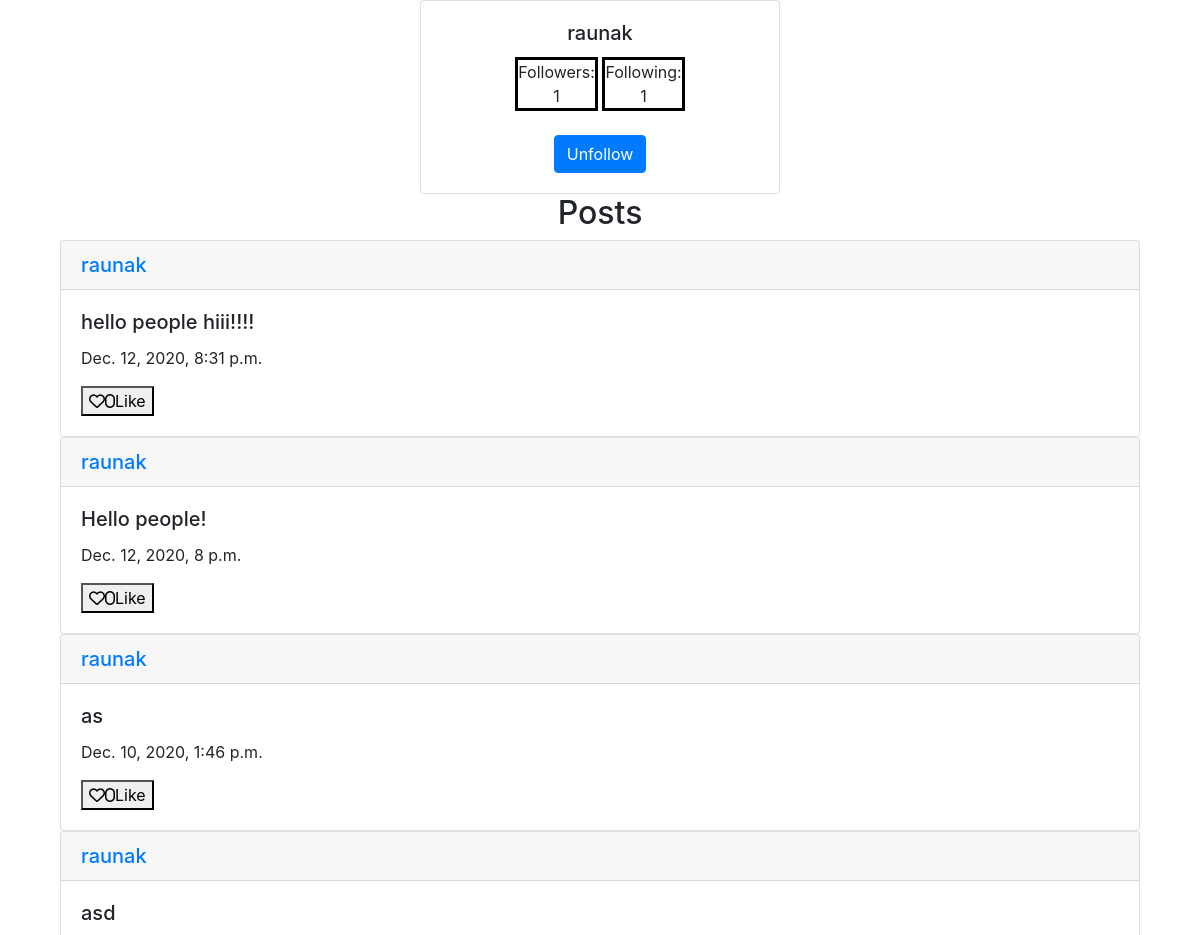
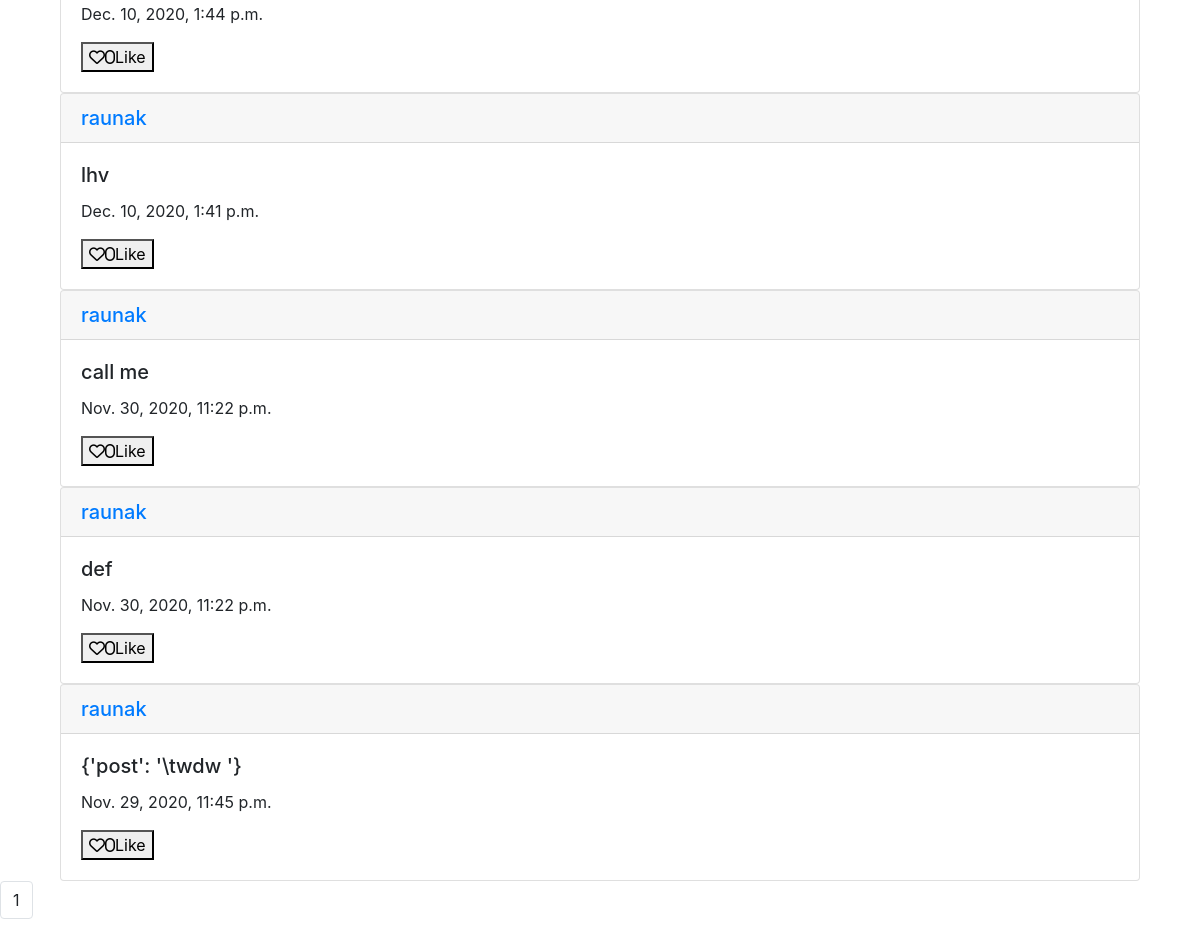
Page /profile/raunak (signed in) on the committed database (2 pictures, top to bottom).
### network/models.py (models this page shows, shortened)
class User(AbstractUser):
    pass

class Post(models.Model):
    user=models.ForeignKey(User,on_delete=models.CASCADE)
    content=models.CharField(max_length=100)
    date=models.DateTimeField( auto_now_add=True)
    likes=models.ManyToManyField(User,blank=True,related_name="liked_byusers")

### network/views.py (the view)
# urls.py: path("profile/<str:user>",views.profile,name="profile"),
@login_required
def profile(request,user):
    user1=User.objects.get(username=user)
    check_user=Follow.objects.get(user=user1)
    followers=check_user.followers.all()
    following = check_user.following.all()
    posts = Post.objects.filter(user=user1).order_by('-date')
    paginator = Paginator(posts, 10)
    page_number = request.GET.get('page')
    page_obj = paginator.get_page(page_number)
    return render(request,"network/profile.html",{"user":user,"followers":followers,"following":following,"page_obj":page_obj})

### network/templates/network/profile.html (shortened to what this page needs)
{% load static %}
<!DOCTYPE html>
<html>
<head>
	<link rel="stylesheet" href="https://stackpath.bootstrapcdn.com/bootstrap/4.4.1/css/bootstrap.min.css">
</head>
<body>
	<div class="card text-center" style="width: 30%; margin: auto;">
  		<div class="card-body" >
    	<h5 class="card-title">{{ user }}</h5>
    	<div style="display: inline-flex; border: 3px solid black;">Followers:<br>{{ followers.count }}</div>
    	<div style=" display: inline-flex;border: 3px solid black;">Following:<br>{{ following.count }}</div><br><br>
    	{% ifnotequal request.user.username user %}
    	{% if request.user in followers %}
    	<a  href="{% url 'follow_unfollow' user %}" class="btn btn-primary">Unfollow</a>
    	{% else %}
    	<a  href="{% url 'follow_unfollow' user %}" class="btn btn-primary">Follow</a>
    	{% endif %}
    	{% endifnotequal %}
  		</div>
	</div>
	<center><h2> Posts </h2></center>
	{% for post in page_obj%}
				<div class="card" style="margin: auto; width: 90%;" id="{{ post.id }}">
					<a href="/profile/{{post.user}}"><h5 class="card-header">{{post.user.username}}</h5></a>
					<div class="card-body">
			  			<h5 class="card-title">{{post.content}}</h5>
			    		<p class="card-text">{{post.date}}</p>
						{% if request.user in post.likes.all %}
						<button data-id="{{ post.id }}" class="like-button"><i class="far fa-heart " >{{ post.likes.all.count}} </i><span>Unlike</span></button>
						{% else %}
						<button data-id="{{ post.id }}" class="like-button"><i class="far fa-heart " >{{ post.likes.all.count}} </i><span>Like</span></button>
						{% endif %}
					</div>
				</div>
	        {% endfor %}
	<div class="pagination">
    		<ul class="pagination">
        		{% for num in page_obj.paginator.page_range %}
            		{% ifequal num page_obj.number %}
            			<li class="page-item"><a class="page-link">{{ num }}</a></li>
      				{% else %}
   						<li class="page-item"><a class="page-link" href="?page={{ num }}"> {{ num }}</a></li>
  					{% endifequal %}
				{% endfor %}
			</ul>
		</div>
</body>
</html>

### rows in the picture
User: username "raunak"
Post: user.username "raunak", content "hello people hiii!!!!", date "Dec. 12, 2020, 8:31 p.m.", likes.all.count "0"
Post: user.username "raunak", content "Hello people!", date "Dec. 12, 2020, 8 p.m.", likes.all.count "0"
Post: user.username "raunak", content "as", date "Dec. 10, 2020, 1:46 p.m.", likes.all.count "0"
Post: user.username "raunak", content "asd", date "Dec. 10, 2020, 1:44 p.m.", likes.all.count "0"
Post: user.username "raunak", content "lhv", date "Dec. 10, 2020, 1:41 p.m.", likes.all.count "0"
Post: user.username "raunak", content "call me", date "Nov. 30, 2020, 11:22 p.m.", likes.all.count "0"
Post: user.username "raunak", content "def", date "Nov. 30, 2020, 11:22 p.m.", likes.all.count "0"
Post: user.username "raunak", content "{'post': '\\twdw '}", date "Nov. 29, 2020, 11:45 p.m.", likes.all.count "0"

### other values in the picture
{{ followers.count }} "1"
{{ following.count }} "1"
{{ num }} "1"
